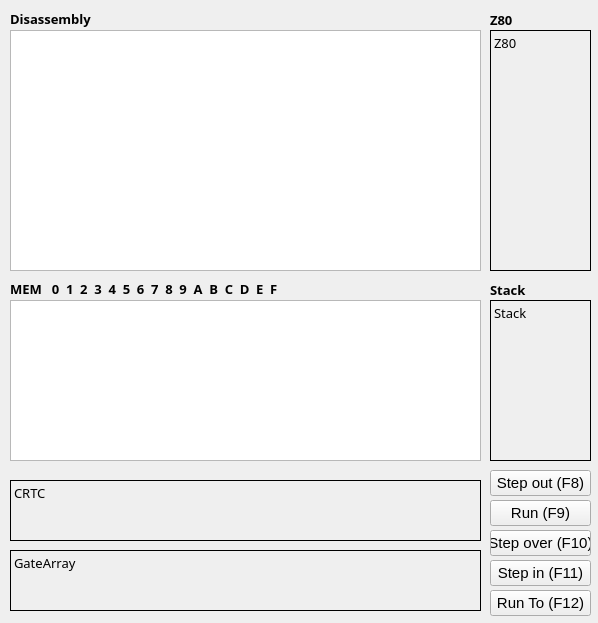
<?xml version="1.0" encoding="UTF-8"?>
<ui version="4.0">
 <class>Debugger</class>
 <widget class="QDialog" name="Debugger">
  <property name="windowModality">
   <enum>Qt::NonModal</enum>
  </property>
  <property name="enabled">
   <bool>true</bool>
  </property>
  <property name="geometry">
   <rect>
    <x>0</x>
    <y>0</y>
    <width>598</width>
    <height>623</height>
   </rect>
  </property>
  <property name="contextMenuPolicy">
   <enum>Qt::NoContextMenu</enum>
  </property>
  <property name="windowTitle">
   <string>AAE Debugger</string>
  </property>
  <property name="windowOpacity">
   <double>1.000000000000000</double>
  </property>
  <property name="modal">
   <bool>false</bool>
  </property>
  <widget class="QLabel" name="lblZ80">
   <property name="geometry">
    <rect>
     <x>490</x>
     <y>30</y>
     <width>101</width>
     <height>241</height>
    </rect>
   </property>
   <property name="font">
    <font>
     <family>Ubuntu Sans Mono</family>
     <pointsize>10</pointsize>
    </font>
   </property>
   <property name="autoFillBackground">
    <bool>false</bool>
   </property>
   <property name="frameShape">
    <enum>QFrame::Box</enum>
   </property>
   <property name="text">
    <string>Z80</string>
   </property>
   <property name="alignment">
    <set>Qt::AlignLeading|Qt::AlignLeft|Qt::AlignTop</set>
   </property>
  </widget>
  <widget class="QLabel" name="lblGateArray">
   <property name="geometry">
    <rect>
     <x>10</x>
     <y>550</y>
     <width>471</width>
     <height>61</height>
    </rect>
   </property>
   <property name="font">
    <font>
     <family>Ubuntu Sans Mono</family>
     <pointsize>10</pointsize>
    </font>
   </property>
   <property name="autoFillBackground">
    <bool>false</bool>
   </property>
   <property name="frameShape">
    <enum>QFrame::Box</enum>
   </property>
   <property name="text">
    <string>GateArray</string>
   </property>
   <property name="alignment">
    <set>Qt::AlignLeading|Qt::AlignLeft|Qt::AlignTop</set>
   </property>
  </widget>
  <widget class="QLabel" name="lblStack">
   <property name="geometry">
    <rect>
     <x>490</x>
     <y>300</y>
     <width>101</width>
     <height>161</height>
    </rect>
   </property>
   <property name="font">
    <font>
     <family>Ubuntu Sans Mono</family>
     <pointsize>10</pointsize>
    </font>
   </property>
   <property name="autoFillBackground">
    <bool>false</bool>
   </property>
   <property name="frameShape">
    <enum>QFrame::Box</enum>
   </property>
   <property name="text">
    <string>Stack</string>
   </property>
   <property name="alignment">
    <set>Qt::AlignLeading|Qt::AlignLeft|Qt::AlignTop</set>
   </property>
  </widget>
  <widget class="QLabel" name="lblCRTC">
   <property name="geometry">
    <rect>
     <x>10</x>
     <y>480</y>
     <width>471</width>
     <height>61</height>
    </rect>
   </property>
   <property name="font">
    <font>
     <family>Ubuntu Sans Mono</family>
     <pointsize>10</pointsize>
    </font>
   </property>
   <property name="autoFillBackground">
    <bool>false</bool>
   </property>
   <property name="frameShape">
    <enum>QFrame::Box</enum>
   </property>
   <property name="text">
    <string>&lt;html&gt;&lt;head/&gt;&lt;body&gt;&lt;p&gt;CRTC&lt;/p&gt;&lt;/body&gt;&lt;/html&gt;</string>
   </property>
   <property name="alignment">
    <set>Qt::AlignLeading|Qt::AlignLeft|Qt::AlignTop</set>
   </property>
  </widget>
  <widget class="QPushButton" name="btnStepIn">
   <property name="geometry">
    <rect>
     <x>490</x>
     <y>560</y>
     <width>101</width>
     <height>26</height>
    </rect>
   </property>
   <property name="font">
    <font>
     <family>Ubuntu</family>
     <pointsize>11</pointsize>
    </font>
   </property>
   <property name="focusPolicy">
    <enum>Qt::NoFocus</enum>
   </property>
   <property name="text">
    <string>Step in (F11)</string>
   </property>
  </widget>
  <widget class="QPushButton" name="btnStepOut">
   <property name="geometry">
    <rect>
     <x>490</x>
     <y>470</y>
     <width>101</width>
     <height>26</height>
    </rect>
   </property>
   <property name="font">
    <font>
     <family>Ubuntu</family>
     <pointsize>11</pointsize>
    </font>
   </property>
   <property name="focusPolicy">
    <enum>Qt::NoFocus</enum>
   </property>
   <property name="text">
    <string>Step out (F8)</string>
   </property>
  </widget>
  <widget class="QPushButton" name="btnRun">
   <property name="geometry">
    <rect>
     <x>490</x>
     <y>500</y>
     <width>101</width>
     <height>26</height>
    </rect>
   </property>
   <property name="font">
    <font>
     <family>Ubuntu</family>
     <pointsize>11</pointsize>
    </font>
   </property>
   <property name="focusPolicy">
    <enum>Qt::NoFocus</enum>
   </property>
   <property name="text">
    <string>Run (F9)</string>
   </property>
  </widget>
  <widget class="QPushButton" name="btnStepOver">
   <property name="geometry">
    <rect>
     <x>490</x>
     <y>530</y>
     <width>101</width>
     <height>26</height>
    </rect>
   </property>
   <property name="font">
    <font>
     <family>Ubuntu</family>
     <pointsize>11</pointsize>
    </font>
   </property>
   <property name="focusPolicy">
    <enum>Qt::NoFocus</enum>
   </property>
   <property name="text">
    <string>Step over (F10)</string>
   </property>
  </widget>
  <widget class="QListView" name="listDisassembly">
   <property name="enabled">
    <bool>true</bool>
   </property>
   <property name="geometry">
    <rect>
     <x>10</x>
     <y>30</y>
     <width>471</width>
     <height>241</height>
    </rect>
   </property>
   <property name="font">
    <font>
     <family>Ubuntu Sans Mono</family>
     <pointsize>10</pointsize>
    </font>
   </property>
   <property name="focusPolicy">
    <enum>Qt::NoFocus</enum>
   </property>
   <property name="frameShape">
    <enum>QFrame::StyledPanel</enum>
   </property>
   <property name="lineWidth">
    <number>1</number>
   </property>
   <property name="selectionBehavior">
    <enum>QAbstractItemView::SelectRows</enum>
   </property>
   <property name="verticalScrollMode">
    <enum>QAbstractItemView::ScrollPerItem</enum>
   </property>
   <property name="layoutMode">
    <enum>QListView::SinglePass</enum>
   </property>
   <property name="uniformItemSizes">
    <bool>true</bool>
   </property>
   <property name="batchSize">
    <number>12</number>
   </property>
  </widget>
  <widget class="QListView" name="listMemory">
   <property name="geometry">
    <rect>
     <x>10</x>
     <y>300</y>
     <width>471</width>
     <height>161</height>
    </rect>
   </property>
   <property name="font">
    <font>
     <family>Ubuntu Sans Mono</family>
     <pointsize>10</pointsize>
    </font>
   </property>
   <property name="focusPolicy">
    <enum>Qt::NoFocus</enum>
   </property>
   <property name="selectionBehavior">
    <enum>QAbstractItemView::SelectRows</enum>
   </property>
   <property name="layoutMode">
    <enum>QListView::SinglePass</enum>
   </property>
   <property name="uniformItemSizes">
    <bool>true</bool>
   </property>
   <property name="batchSize">
    <number>8</number>
   </property>
  </widget>
  <widget class="QPushButton" name="btnRunTo">
   <property name="geometry">
    <rect>
     <x>490</x>
     <y>590</y>
     <width>101</width>
     <height>26</height>
    </rect>
   </property>
   <property name="font">
    <font>
     <family>Ubuntu</family>
     <pointsize>11</pointsize>
    </font>
   </property>
   <property name="focusPolicy">
    <enum>Qt::NoFocus</enum>
   </property>
   <property name="text">
    <string>Run To (F12)</string>
   </property>
  </widget>
  <widget class="QLabel" name="label">
   <property name="geometry">
    <rect>
     <x>10</x>
     <y>280</y>
     <width>471</width>
     <height>18</height>
    </rect>
   </property>
   <property name="font">
    <font>
     <family>Ubuntu Sans Mono</family>
     <pointsize>10</pointsize>
     <bold>true</bold>
    </font>
   </property>
   <property name="text">
    <string>MEM   0  1  2  3  4  5  6  7  8  9  A  B  C  D  E  F</string>
   </property>
  </widget>
  <widget class="QLabel" name="label_2">
   <property name="geometry">
    <rect>
     <x>10</x>
     <y>10</y>
     <width>471</width>
     <height>18</height>
    </rect>
   </property>
   <property name="font">
    <font>
     <family>Ubuntu Sans Mono</family>
     <pointsize>10</pointsize>
     <bold>true</bold>
    </font>
   </property>
   <property name="text">
    <string>Disassembly</string>
   </property>
  </widget>
  <widget class="QLabel" name="label_3">
   <property name="geometry">
    <rect>
     <x>490</x>
     <y>10</y>
     <width>101</width>
     <height>20</height>
    </rect>
   </property>
   <property name="font">
    <font>
     <family>Ubuntu Sans Mono</family>
     <pointsize>10</pointsize>
     <bold>true</bold>
    </font>
   </property>
   <property name="text">
    <string>Z80</string>
   </property>
  </widget>
  <widget class="QLabel" name="label_4">
   <property name="geometry">
    <rect>
     <x>490</x>
     <y>280</y>
     <width>101</width>
     <height>20</height>
    </rect>
   </property>
   <property name="font">
    <font>
     <family>Ubuntu Sans Mono</family>
     <pointsize>10</pointsize>
     <bold>true</bold>
    </font>
   </property>
   <property name="text">
    <string>Stack</string>
   </property>
  </widget>
 </widget>
 <resources/>
 <connections/>
</ui>
